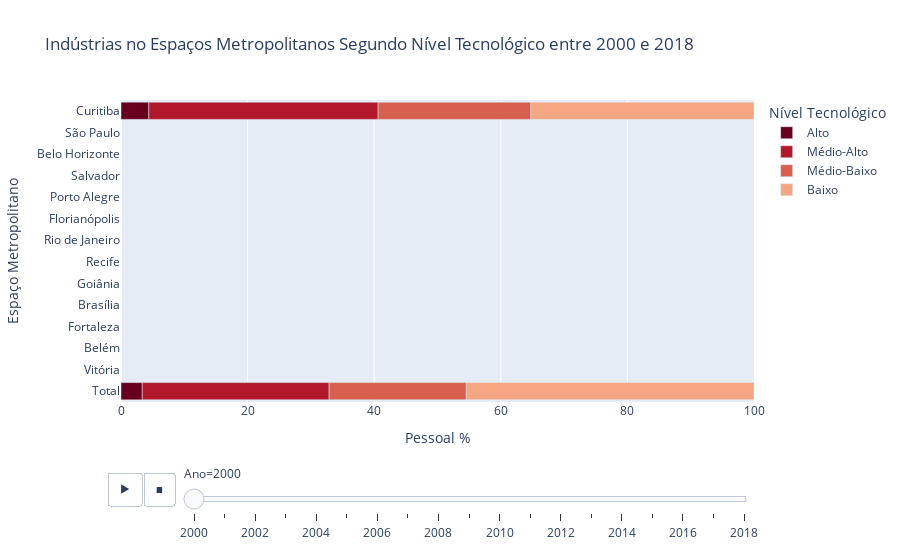

The code cell stored with this chart in its notebook:
### Code cell
fig, df = ind.ind_tech_level_evolution_dynamic(
    list_years=list(range(2000,2019))
    , list_ufs=['AM', 'BA', 'CE', 'DF', 'ES', 'GO', 'MG','PA','PE','PR','RJ','RS','SC', 'SP']
    , list_tec_level=None
    , range_x=100
    , relative = True
    , focus='Médio-Alto'
)
fig.show()

### Figure 1 — Plotly figure (JSON) as saved in the notebook; plotly's stock layout.template omitted (floating-point values rounded to 4 significant figures)
{"data": [{"alignmentgroup": "True", "hovertemplate": "Nível Tecnológico=Alto<br>Ano=2000<br>Pessoal %=%{x}<br>Espaço Metropolitano=%{y}<extra></extra>", "legendgroup": "Alto", "marker": {"color": "rgb(103,0,31)"}, "name": "Alto", "offsetgroup": "Alto", "orientation": "h", "showlegend": true, "textposition": "auto", "type": "bar", "x": [4.394, 3.357], "xaxis": "x", "y": ["Curitiba", "Total"], "yaxis": "y"}, {"alignmentgroup": "True", "hovertemplate": "Nível Tecnológico=Médio-Alto<br>Ano=2000<br>Pessoal %=%{x}<br>Espaço Metropolitano=%{y}<extra></extra>", "legendgroup": "Médio-Alto", "marker": {"color": "rgb(178,24,43)"}, "name": "Médio-Alto", "offsetgroup": "Médio-Alto", "orientation": "h", "showlegend": true, "textposition": "auto", "type": "bar", "x": [36.23, 29.52], "xaxis": "x", "y": ["Curitiba", "Total"], "yaxis": "y"}, {"alignmentgroup": "True", "hovertemplate": "Nível Tecnológico=Médio-Baixo<br>Ano=2000<br>Pessoal %=%{x}<br>Espaço Metropolitano=%{y}<extra></extra>", "legendgroup": "Médio-Baixo", "marker": {"color": "rgb(214,96,77)"}, "name": "Médio-Baixo", "offsetgroup": "Médio-Baixo", "orientation": "h", "showlegend": true, "textposition": "auto", "type": "bar", "x": [24.13, 21.66], "xaxis": "x", "y": ["Curitiba", "Total"], "yaxis": "y"}, {"alignmentgroup": "True", "hovertemplate": "Nível Tecnológico=Baixo<br>Ano=2000<br>Pessoal %=%{x}<br>Espaço Metropolitano=%{y}<extra></extra>", "legendgroup": "Baixo", "marker": {"color": "rgb(244,165,130)"}, "name": "Baixo", "offsetgroup": "Baixo", "orientation": "h", "showlegend": true, "textposition": "auto", "type": "bar", "x": [35.25, 45.46], "xaxis": "x", "y": ["Curitiba", "Total"], "yaxis": "y"}], "layout": {"autosize": true, "barmode": "relative", "legend": {"title": {"text": "Nível Tecnológico"}, "tracegroupgap": 0}, "sliders": [{"active": 0, "currentvalue": {"prefix": "Ano="}, "len": 0.9, "pad": {"b": 10, "t": 60}, "steps": [{"args": [["2000"], {"frame": {"duration": 0, "redraw": true}, "fromcurrent": true, "mode": "immediate", "transition": {"duration": 0, "easing": "linear"}}], "label": "2000", "method": "animate"}, {"args": [["2001"], {"frame": {"duration": 0, "redraw": true}, "fromcurrent": true, "mode": "immediate", "transition": {"duration": 0, "easing": "linear"}}], "label": "2001", "method": "animate"}, {"args": [["2002"], {"frame": {"duration": 0, "redraw": true}, "fromcurrent": true, "mode": "immediate", "transition": {"duration": 0, "easing": "linear"}}], "label": "2002", "method": "animate"}, {"args": [["2003"], {"frame": {"duration": 0, "redraw": true}, "fromcurrent": true, "mode": "immediate", "transition": {"duration": 0, "easing": "linear"}}], "label": "2003", "method": "animate"}, {"args": [["2004"], {"frame": {"duration": 0, "redraw": true}, "fromcurrent": true, "mode": "immediate", "transition": {"duration": 0, "easing": "linear"}}], "label": "2004", "method": "animate"}, {"args": [["2005"], {"frame": {"duration": 0, "redraw": true}, "fromcurrent": true, "mode": "immediate", "transition": {"duration": 0, "easing": "linear"}}], "label": "2005", "method": "animate"}, {"args": [["2006"], {"frame": {"duration": 0, "redraw": true}, "fromcurrent": true, "mode": "immediate", "transition": {"duration": 0, "easing": "linear"}}], "label": "2006", "method": "animate"}, {"args": [["2007"], {"frame": {"duration": 0, "redraw": true}, "fromcurrent": true, "mode": "immediate", "transition": {"duration": 0, "easing": "linear"}}], "label": "2007", "method": "animate"}, {"args": [["2008"], {"frame": {"duration": 0, "redraw": true}, "fromcurrent": true, "mode": "immediate", "transition": {"duration": 0, "easing": "linear"}}], "label": "2008", "method": "animate"}, {"args": [["2009"], {"frame": {"duration": 0, "redraw": true}, "fromcurrent": true, "mode": "immediate", "transition": {"duration": 0, "easing": "linear"}}], "label": "2009", "method": "animate"}, {"args": [["2010"], {"frame": {"duration": 0, "redraw": true}, "fromcurrent": true, "mode": "immediate", "transition": {"duration": 0, "easing": "linear"}}], "label": "2010", "method": "animate"}, {"args": [["2011"], {"frame": {"duration": 0, "redraw": true}, "fromcurrent": true, "mode": "immediate", "transition": {"duration": 0, "easing": "linear"}}], "label": "2011", "method": "animate"}, {"args": [["2012"], {"frame": {"duration": 0, "redraw": true}, "fromcurrent": true, "mode": "immediate", "transition": {"duration": 0, "easing": "linear"}}], "label": "2012", "method": "animate"}, {"args": [["2013"], {"frame": {"duration": 0, "redraw": true}, "fromcurrent": true, "mode": "immediate", "transition": {"duration": 0, "easing": "linear"}}], "label": "2013", "method": "animate"}, {"args": [["2014"], {"frame": {"duration": 0, "redraw": true}, "fromcurrent": true, "mode": "immediate", "transition": {"duration": 0, "easing": "linear"}}], "label": "2014", "method": "animate"}, {"args": [["2015"], {"frame": {"duration": 0, "redraw": true}, "fromcurrent": true, "mode": "immediate", "transition": {"duration": 0, "easing": "linear"}}], "label": "2015", "method": "animate"}, {"args": [["2016"], {"frame": {"duration": 0, "redraw": true}, "fromcurrent": true, "mode": "immediate", "transition": {"duration": 0, "easing": "linear"}}], "label": "2016", "method": "animate"}, {"args": [["2017"], {"frame": {"duration": 0, "redraw": true}, "fromcurrent": true, "mode": "immediate", "transition": {"duration": 0, "easing": "linear"}}], "label": "2017", "method": "animate"}, {"args": [["2018"], {"frame": {"duration": 0, "redraw": true}, "fromcurrent": true, "mode": "immediate", "transition": {"duration": 0, "easing": "linear"}}], "label": "2018", "method": "animate"}], "x": 0.1, "xanchor": "left", "y": 0, "yanchor": "top"}], "title": {"text": "Indústrias no Espaços Metropolitanos Segundo Nível Tecnológico entre 2000 e 2018"}, "updatemenus": [{"buttons": [{"args": [null, {"frame": {"duration": 2000, "redraw": true}, "fromcurrent": true, "mode": "immediate", "transition": {"duration": 500, "easing": "linear"}}], "label": "&#9654;", "method": "animate"}, {"args": [[null], {"frame": {"duration": 0, "redraw": true}, "fromcurrent": true, "mode": "immediate", "transition": {"duration": 0, "easing": "linear"}}], "label": "&#9724;", "method": "animate"}], "direction": "left", "pad": {"r": 10, "t": 70}, "showactive": false, "type": "buttons", "x": 0.1, "xanchor": "right", "y": 0, "yanchor": "top"}], "xaxis": {"anchor": "y", "domain": [0, 1], "range": [0, 100], "title": {"text": "Pessoal %"}, "type": "linear"}, "yaxis": {"anchor": "x", "autorange": true, "categoryarray": ["Total", "Vitória", "Belém", "Fortaleza", "Brasília", "Goiânia", "Recife", "Rio de Janeiro", "Florianópolis", "Porto Alegre", "Salvador", "Belo Horizonte", "São Paulo", "Curitiba", "Campinas", "Manaus"], "categoryorder": "array", "domain": [0, 1], "range": [-6.5, 19.5], "title": {"text": "Espaço Metropolitano"}, "type": "category"}}}
